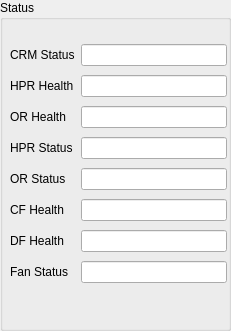
                    <widget class="QGroupBox" name="groupBox_crm1_3">
                     <property name="geometry">
                      <rect>
                       <x>440</x>
                       <y>0</y>
                       <width>231</width>
                       <height>331</height>
                      </rect>
                     </property>
                     <property name="title">
                      <string>Status</string>
                     </property>
                     <widget class="QWidget" name="layoutWidget_3">
                      <property name="geometry">
                       <rect>
                        <x>10</x>
                        <y>41</y>
                        <width>217</width>
                        <height>251</height>
                       </rect>
                      </property>
                      <layout class="QGridLayout" name="gridLayout_crm1_3">
                       <item row="0" column="0">
                        <widget class="QLabel" name="label_crm_status_3">
                         <property name="text">
                          <string>CRM Status</string>
                         </property>
                        </widget>
                       </item>
                       <item row="0" column="1">
                        <widget class="QLineEdit" name="lineEdit_crm_status_3">
                         <property name="readOnly">
                          <bool>true</bool>
                         </property>
                        </widget>
                       </item>
                       <item row="1" column="0">
                        <widget class="QLabel" name="label_hpr_health_3">
                         <property name="text">
                          <string>HPR Health</string>
                         </property>
                        </widget>
                       </item>
                       <item row="1" column="1">
                        <widget class="QLineEdit" name="lineEdit_hpr_health_3">
                         <property name="readOnly">
                          <bool>true</bool>
                         </property>
                        </widget>
                       </item>
                       <item row="2" column="0">
                        <widget class="QLabel" name="label_or_health_3">
                         <property name="text">
                          <string>OR Health</string>
                         </property>
                        </widget>
                       </item>
                       <item row="2" column="1">
                        <widget class="QLineEdit" name="lineEdit_or_health_3">
                         <property name="readOnly">
                          <bool>true</bool>
                         </property>
                        </widget>
                       </item>
                       <item row="3" column="0">
                        <widget class="QLabel" name="label_hpr_status_3">
                         <property name="text">
                          <string>HPR Status</string>
                         </property>
                        </widget>
                       </item>
                       <item row="3" column="1">
                        <widget class="QLineEdit" name="lineEdit_hpr_status_3">
                         <property name="readOnly">
                          <bool>true</bool>
                         </property>
                        </widget>
                       </item>
                       <item row="4" column="0">
                        <widget class="QLabel" name="label_or_status_3">
                         <property name="text">
                          <string>OR Status</string>
                         </property>
                        </widget>
                       </item>
                       <item row="4" column="1">
                        <widget class="QLineEdit" name="lineEdit_or_status_3">
                         <property name="readOnly">
                          <bool>true</bool>
                         </property>
                        </widget>
                       </item>
                       <item row="5" column="0">
                        <widget class="QLabel" name="label_cfet_health_3">
                         <property name="text">
                          <string>CF Health</string>
                         </property>
                        </widget>
                       </item>
                       <item row="5" column="1">
                        <widget class="QLineEdit" name="lineEdit_cfet_health_3">
                         <property name="readOnly">
                          <bool>true</bool>
                         </property>
                        </widget>
                       </item>
                       <item row="6" column="0">
                        <widget class="QLabel" name="label_dfet_health_3">
                         <property name="text">
                          <string>DF Health</string>
                         </property>
                        </widget>
                       </item>
                       <item row="6" column="1">
                        <widget class="QLineEdit" name="lineEdit_dfet_health_3">
                         <property name="readOnly">
                          <bool>true</bool>
                         </property>
                        </widget>
                       </item>
                       <item row="7" column="0">
                        <widget class="QLabel" name="label_fan_status_3">
                         <property name="text">
                          <string>Fan Status</string>
                         </property>
                        </widget>
                       </item>
                       <item row="7" column="1">
                        <widget class="QLineEdit" name="lineEdit_fan_status_3">
                         <property name="readOnly">
                          <bool>true</bool>
                         </property>
                        </widget>
                       </item>
                      </layout>
                     </widget>
                    </widget>
